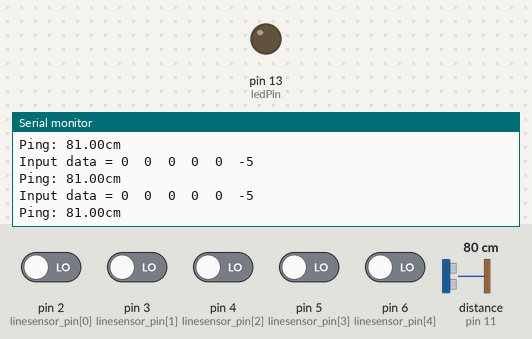
The sketch below on a simulated Arduino Uno, built with avr-gcc and run on an emulated ATmega328P. On the bench: output pins drawn as LEDs (lit = HIGH), the last lines printed to the serial monitor. Inputs (shaded band) come from the test bench; at power-on: pin 2 (linesensor_pin[0]), pin 3 (linesensor_pin[1]), pin 4 (linesensor_pin[2]), pin 5 (linesensor_pin[3]), pin 6 (linesensor_pin[4]) LOW, distance to the obstacle (sensor on pin 11) 80 cm. The echo pulse lasts 58.3 µs per cm.

Above: at 1.2 s.
1.3 s: distance to the obstacle (sensor on pin 11) set to 2 cm
At 1.32 s:
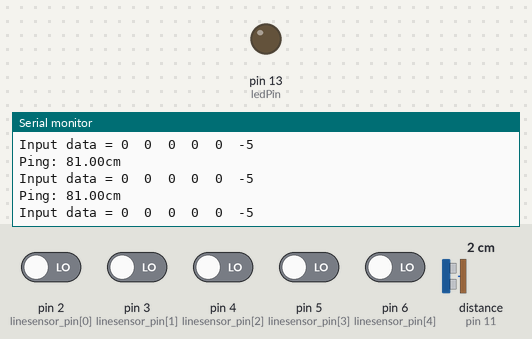
4.3 s: distance to the obstacle (sensor on pin 11) set to 4 cm
At 5.3 s:
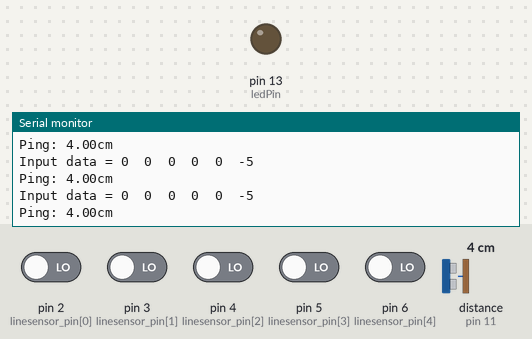
Timing chart, 0 to 7.3 s (numbered marks = the images above; inputs shaded):
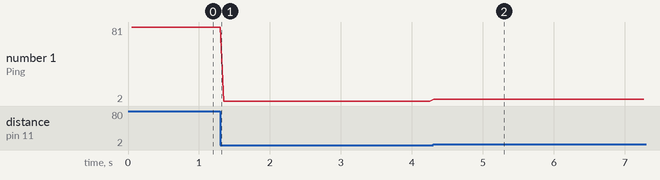

Measured:
- after the input at 4.3 s, the serial monitor: prints a new line at once (image 2)
- plotted number 1: 81 → 2 after the input at 1.3 s, 2 → 4 after the input at 4.3 s

The sketch:

20240401_line_sonar.ino
```cpp
#define ledPin 13 //LED는 디지털 핀 13에 연결됨
#define LINE_DETECT_WHITE 1
#include <NewPing.h>

#define TRIGGER_PIN  12  // Arduino pin tied to trigger pin on the ultrasonic sensor.
#define ECHO_PIN     11  // Arduino pin tied to echo pin on the ultrasonic sensor.
#define MAX_DISTANCE 100 // Maximum distance we want to ping for (in centimeters). Maximum sensor distance is rated at 400-500cm.

NewPing sonar(TRIGGER_PIN, ECHO_PIN, MAX_DISTANCE); // NewPing setup of pins and maximum distance.


int linesensor_data[5] = {0,0,0,0,0}; // 읽은 값을 저장할 변수
int linesensor_pin[5] = {2,3,4,5,6}; // int 형 배열

int read_digital_line_sensor(void)
{
  int i;
  int sum = 0;
  for(i=0;i<5;i++)
  {
    if(LINE_DETECT_WHITE == 0) //흰색 바탕에 검정색 라인
    {
      linesensor_data[1] = 1 - digitalRead(linesensor_pin[i]);
    }
    else
    {
      linesensor_data[i] =      digitalRead(linesensor_pin[i]);
    }
  sum += linesensor_data[i];
  }
  if(sum == 5)
  {
    return sum;
  }
  else if(sum == 2)
  {
    if( (linesensor_data[3] == 1) && (linesensor_data[4] == 1) ) return 3;
    if( (linesensor_data[2] == 1) && (linesensor_data[3] == 1) ) return 1;
    if( (linesensor_data[1] == 1) && (linesensor_data[2] == 1) ) return -1;
    if( (linesensor_data[0] == 1) && (linesensor_data[1] == 1) ) return -3;
  }
  else if(sum == 1)
  {
    if(linesensor_data[0] == 1) return -4;
    if(linesensor_data[1] == 1) return -2;
    if(linesensor_data[2] == 1) return 0;
    if(linesensor_data[3] == 1) return 2;
    if(linesensor_data[4] == 1) return 4;
  }
  else if(sum == 3)
  {
    return -10;
  }
  else
  {
    return -5;
  }

}

void setup() {
  int i;
  pinMode(ledPin, OUTPUT);      //디지털 핀 13을 출력
  for(i=0;i<5;i++)
  {
    pinMode(linesensor_pin[i], INPUT);    // 디지털 linesensor_pin들을 입력으로 설정
  }
  Serial.begin(9600);
}

void loop() {
  int i;
  int sum =0;
  sum = read_digital_line_sensor();       // line read 함수 실행

  Serial.print("Input data = ");
  for(i=0;i<5;i++)
  {
    Serial.print(linesensor_data[i]);
    Serial.print("  ");
  }
  Serial.print(sum);          //sum 값 출력
  Serial.println("  ");       // 줄 바꿈

  float distance = 0.0;
  delay(50);                     // Wait 50ms between pings (about 20 pings/sec). 29ms should be the shortest delay between pings.
  distance = sonar.ping_cm();
  if(distance ==0) distance = MAX_DISTANCE;
  Serial.print("Ping: ");
  Serial.print(distance); // Send ping, get distance in cm and print result (0 = outside set distance range)
  Serial.println("cm");


}
```
